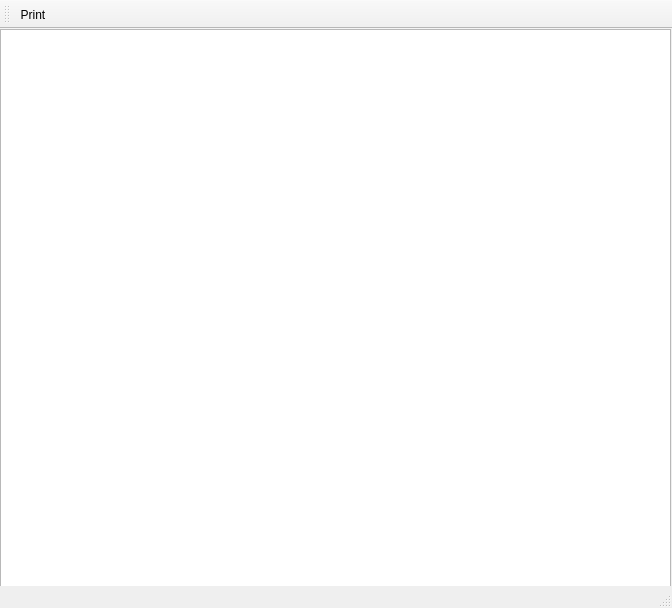
<?xml version="1.0" encoding="UTF-8"?>
<ui version="4.0">
 <class>DetailReportWindow</class>
 <widget class="QMainWindow" name="DetailReportWindow">
  <property name="geometry">
   <rect>
    <x>0</x>
    <y>0</y>
    <width>672</width>
    <height>608</height>
   </rect>
  </property>
  <property name="windowTitle">
   <string>Item Analysis Report</string>
  </property>
  <widget class="QWidget" name="centralwidget">
   <widget class="QTextEdit" name="textEdit">
    <property name="geometry">
     <rect>
      <x>0</x>
      <y>0</y>
      <width>671</width>
      <height>561</height>
     </rect>
    </property>
   </widget>
  </widget>
  <widget class="QStatusBar" name="statusbar"/>
  <widget class="QToolBar" name="toolBar">
   <property name="windowTitle">
    <string>toolBar</string>
   </property>
   <attribute name="toolBarArea">
    <enum>TopToolBarArea</enum>
   </attribute>
   <attribute name="toolBarBreak">
    <bool>false</bool>
   </attribute>
   <addaction name="actionPrint"/>
  </widget>
  <action name="actionPrint">
   <property name="text">
    <string>Print</string>
   </property>
   <property name="toolTip">
    <string>Send this report to printer or generate PDF</string>
   </property>
  </action>
 </widget>
 <resources/>
 <connections/>
</ui>
